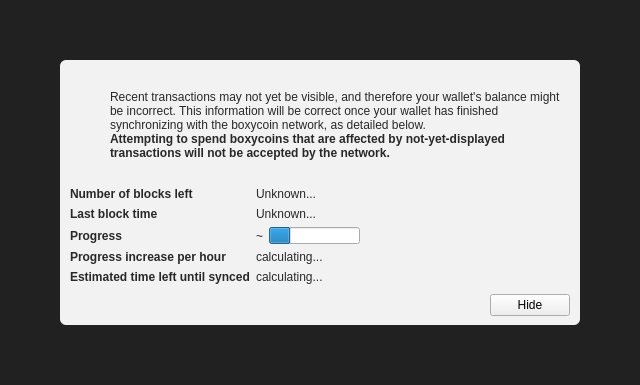
<?xml version="1.0" encoding="UTF-8"?>
<ui version="4.0">
 <class>ModalOverlay</class>
 <widget class="ModalOverlay" name="ModalOverlay">
  <property name="geometry">
   <rect>
    <x>0</x>
    <y>0</y>
    <width>640</width>
    <height>385</height>
   </rect>
  </property>
  <property name="windowTitle">
   <string>Form</string>
  </property>
  <layout class="QVBoxLayout" name="verticalLayout" stretch="0">
   <property name="sizeConstraint">
    <enum>QLayout::SetDefaultConstraint</enum>
   </property>
   <property name="leftMargin">
    <number>0</number>
   </property>
   <property name="topMargin">
    <number>0</number>
   </property>
   <property name="rightMargin">
    <number>0</number>
   </property>
   <property name="bottomMargin">
    <number>0</number>
   </property>
   <item>
    <widget class="QWidget" name="bgWidget" native="true">
     <property name="styleSheet">
      <string notr="true">#bgWidget { background: rgba(0,0,0,220); }</string>
     </property>
     <layout class="QVBoxLayout" name="verticalLayoutMain" stretch="1">
      <property name="leftMargin">
       <number>60</number>
      </property>
      <property name="topMargin">
       <number>60</number>
      </property>
      <property name="rightMargin">
       <number>60</number>
      </property>
      <property name="bottomMargin">
       <number>60</number>
      </property>
      <item>
       <widget class="QWidget" name="contentWidget" native="true">
        <property name="styleSheet">
         <string notr="true">#contentWidget { background: rgba(255,255,255,240); border-radius: 6px; }

QLabel { color: rgb(40,40,40);  }</string>
        </property>
        <layout class="QVBoxLayout" name="verticalLayoutSub" stretch="1,0,0,0">
         <property name="spacing">
          <number>0</number>
         </property>
         <property name="leftMargin">
          <number>10</number>
         </property>
         <property name="topMargin">
          <number>10</number>
         </property>
         <property name="rightMargin">
          <number>10</number>
         </property>
         <property name="bottomMargin">
          <number>10</number>
         </property>
         <item>
          <layout class="QHBoxLayout" name="horizontalLayoutIconText" stretch="0,1">
           <property name="topMargin">
            <number>20</number>
           </property>
           <item>
            <layout class="QVBoxLayout" name="verticalLayoutIcon">
             <property name="leftMargin">
              <number>0</number>
             </property>
             <item>
              <widget class="QPushButton" name="warningIcon">
               <property name="enabled">
                <bool>false</bool>
               </property>
               <property name="text">
                <string/>
               </property>
               <property name="icon">
                <iconset>
                 <normaloff>:/icons/warning</normaloff>
                 <disabledoff>:/icons/warning</disabledoff>:/icons/warning</iconset>
               </property>
               <property name="iconSize">
                <size>
                 <width>48</width>
                 <height>48</height>
                </size>
               </property>
               <property name="flat">
                <bool>true</bool>
               </property>
              </widget>
             </item>
             <item>
              <spacer name="verticalSpacerWarningIcon">
               <property name="orientation">
                <enum>Qt::Vertical</enum>
               </property>
               <property name="sizeHint" stdset="0">
                <size>
                 <width>20</width>
                 <height>40</height>
                </size>
               </property>
              </spacer>
             </item>
            </layout>
           </item>
           <item>
            <layout class="QVBoxLayout" name="verticalLayoutInfoText">
             <property name="leftMargin">
              <number>0</number>
             </property>
             <property name="topMargin">
              <number>0</number>
             </property>
             <item>
              <widget class="QLabel" name="infoText">
               <property name="text">
                <string>Recent transactions may not yet be visible, and therefore your wallet's balance might be incorrect. This information will be correct once your wallet has finished synchronizing with the boxycoin network, as detailed below.</string>
               </property>
               <property name="textFormat">
                <enum>Qt::RichText</enum>
               </property>
               <property name="wordWrap">
                <bool>true</bool>
               </property>
              </widget>
             </item>
             <item>
              <widget class="QLabel" name="infoTextStrong">
               <property name="font">
                <font>
                 <weight>75</weight>
                 <bold>true</bold>
                </font>
               </property>
               <property name="text">
                <string>Attempting to spend boxycoins that are affected by not-yet-displayed transactions will not be accepted by the network.</string>
               </property>
               <property name="textFormat">
                <enum>Qt::RichText</enum>
               </property>
               <property name="wordWrap">
                <bool>true</bool>
               </property>
              </widget>
             </item>
             <item>
              <spacer name="verticalSpacerInTextSpace">
               <property name="orientation">
                <enum>Qt::Vertical</enum>
               </property>
               <property name="sizeHint" stdset="0">
                <size>
                 <width>20</width>
                 <height>40</height>
                </size>
               </property>
              </spacer>
             </item>
            </layout>
           </item>
          </layout>
         </item>
         <item>
          <spacer name="verticalSpacerAfterText">
           <property name="orientation">
            <enum>Qt::Vertical</enum>
           </property>
           <property name="sizeHint" stdset="0">
            <size>
             <width>20</width>
             <height>40</height>
            </size>
           </property>
          </spacer>
         </item>
         <item>
          <layout class="QFormLayout" name="formLayout">
           <property name="fieldGrowthPolicy">
            <enum>QFormLayout::FieldsStayAtSizeHint</enum>
           </property>
           <property name="horizontalSpacing">
            <number>6</number>
           </property>
           <property name="verticalSpacing">
            <number>6</number>
           </property>
           <property name="topMargin">
            <number>10</number>
           </property>
           <item row="0" column="0">
            <widget class="QLabel" name="labelNumberOfBlocksLeft">
             <property name="font">
              <font>
               <weight>75</weight>
               <bold>true</bold>
              </font>
             </property>
             <property name="text">
              <string>Number of blocks left</string>
             </property>
            </widget>
           </item>
           <item row="0" column="1">
            <widget class="QLabel" name="numberOfBlocksLeft">
             <property name="text">
              <string>Unknown...</string>
             </property>
            </widget>
           </item>
           <item row="1" column="0">
            <widget class="QLabel" name="labelLastBlockTime">
             <property name="font">
              <font>
               <weight>75</weight>
               <bold>true</bold>
              </font>
             </property>
             <property name="text">
              <string>Last block time</string>
             </property>
            </widget>
           </item>
           <item row="1" column="1">
            <widget class="QLabel" name="newestBlockDate">
             <property name="sizePolicy">
              <sizepolicy hsizetype="Maximum" vsizetype="Preferred">
               <horstretch>0</horstretch>
               <verstretch>0</verstretch>
              </sizepolicy>
             </property>
             <property name="text">
              <string>Unknown...</string>
             </property>
            </widget>
           </item>
           <item row="2" column="0">
            <widget class="QLabel" name="labelSyncDone">
             <property name="font">
              <font>
               <weight>75</weight>
               <bold>true</bold>
              </font>
             </property>
             <property name="text">
              <string>Progress</string>
             </property>
            </widget>
           </item>
           <item row="2" column="1">
            <layout class="QHBoxLayout" name="horizontalLayoutSync" stretch="0,1">
             <item>
              <widget class="QLabel" name="percentageProgress">
               <property name="text">
                <string notr="true">~</string>
               </property>
              </widget>
             </item>
             <item>
              <widget class="QProgressBar" name="progressBar">
               <property name="value">
                <number>24</number>
               </property>
               <property name="format">
                <string/>
               </property>
              </widget>
             </item>
            </layout>
           </item>
           <item row="4" column="0">
            <widget class="QLabel" name="labelProgressIncrease">
             <property name="font">
              <font>
               <weight>75</weight>
               <bold>true</bold>
              </font>
             </property>
             <property name="text">
              <string>Progress increase per hour</string>
             </property>
            </widget>
           </item>
           <item row="4" column="1">
            <widget class="QLabel" name="progressIncreasePerH">
             <property name="text">
              <string>calculating...</string>
             </property>
            </widget>
           </item>
           <item row="5" column="0">
            <widget class="QLabel" name="labelEstimatedTimeLeft">
             <property name="font">
              <font>
               <weight>75</weight>
               <bold>true</bold>
              </font>
             </property>
             <property name="text">
              <string>Estimated time left until synced</string>
             </property>
            </widget>
           </item>
           <item row="5" column="1">
            <widget class="QLabel" name="expectedTimeLeft">
             <property name="text">
              <string>calculating...</string>
             </property>
            </widget>
           </item>
          </layout>
         </item>
         <item>
          <layout class="QHBoxLayout" name="horizontalLayoutButtons">
           <property name="leftMargin">
            <number>10</number>
           </property>
           <property name="topMargin">
            <number>10</number>
           </property>
           <item>
            <spacer name="horizontalSpacer">
             <property name="orientation">
              <enum>Qt::Horizontal</enum>
             </property>
             <property name="sizeHint" stdset="0">
              <size>
               <width>40</width>
               <height>20</height>
              </size>
             </property>
            </spacer>
           </item>
           <item>
            <widget class="QPushButton" name="closeButton">
             <property name="text">
              <string>Hide</string>
             </property>
            </widget>
           </item>
          </layout>
         </item>
        </layout>
       </widget>
      </item>
     </layout>
    </widget>
   </item>
  </layout>
 </widget>
 <customwidgets>
  <customwidget>
   <class>ModalOverlay</class>
   <extends>QWidget</extends>
   <header>qt/modaloverlay.h</header>
   <container>1</container>
  </customwidget>
 </customwidgets>
 <resources/>
 <connections/>
</ui>
